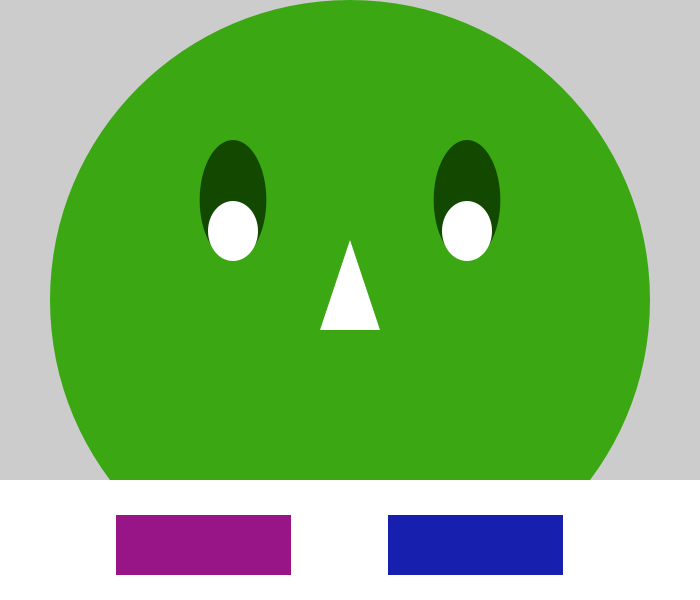
Frame 1 (no input)
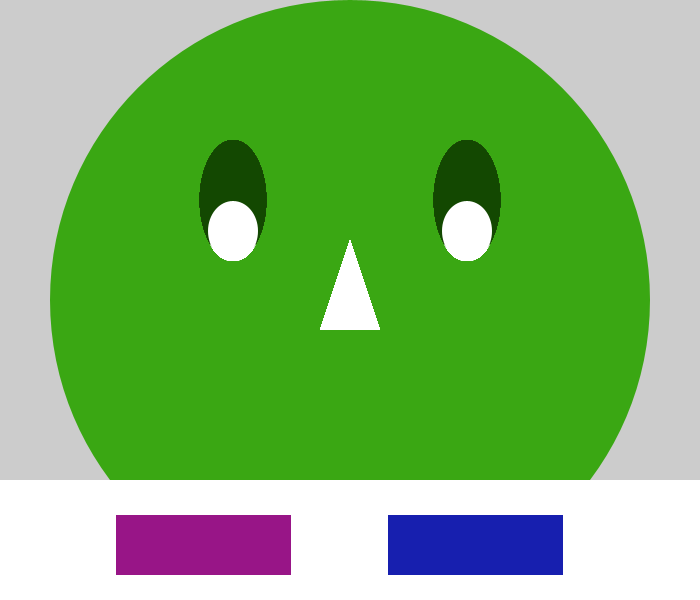
Frame 60 (the mouse pressed at the canvas centre just before this capture)
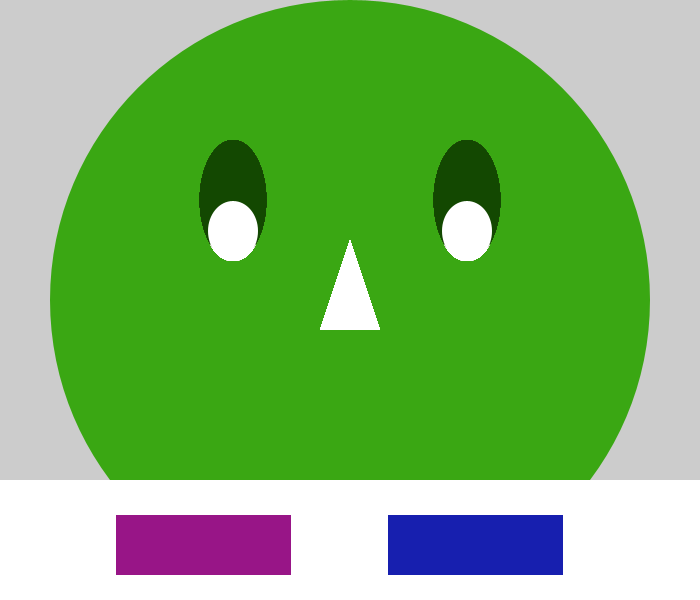
Frame 120 (the mouse held since frame 60 and released just before this capture)

The Processing sketch that drew these frames (run headless with seeded random() and noise(); from frame 60 on, the mouse is pressed at the canvas centre):

// Processing sketch: final_Measels_Project
// ── final_Measels_Project.pde
//Global Variables
float faceX, faceY, faceWidth, faceHeight, centerX, centerY, smallerDimension, eyeLX, eyeDiameter, eyeDiameterY, eyeRX, eyeY;
float pupilRX, pupilLX,pupilY, pupilDiameter, pupilDiameterY, mouthX, mouthY, mouthWidth, mouthHeight;
float x1, y1, x2, y2, x3, y3 ;
float measleX, measleY, measleDiameter, faceRadius, divX, divY, divWidth,divHeight;
float btnX, btnX1, btnY, btnHeight, btnWidth, btnWidth1, btnHeight1; 
color btnFill, resetDefaultColour, btnFill1;
color defaultColor = #FFFFFF, faceColor;
Boolean rectON=false, ellipseON=false;

//
void setup() {
  size(700, 600);
  
  //Population
  centerX = width/2;
  centerY = height/2;
  faceX = centerX;
  faceY = centerY;
  if (width >= height) {
    smallerDimension = height;
  } else { 
    smallerDimension = width;
  }
  
  faceWidth = smallerDimension;
  faceHeight = smallerDimension;
  eyeLX = width/3;  
  eyeRX = width - width/3;
  eyeY = height/3;
  eyeDiameter = smallerDimension/9;
  eyeDiameterY = smallerDimension/5;
  
  pupilRX = width/3;
  pupilLX = width - width/3;
  pupilY = height/3 + height/19;
  pupilDiameter = smallerDimension/12;
  pupilDiameterY = smallerDimension/10;
  
  mouthX = centerX;
  mouthY = centerY*3/2;
  mouthWidth = width/3;
  mouthHeight = height/5;
  x1 = centerX;
  y1 = centerY - smallerDimension/10;
  x2 = centerX - smallerDimension/20;
  y2 = centerY + smallerDimension/20;
  x3 = centerX + smallerDimension/20;
  y3 = y2;
  
  faceRadius = smallerDimension/2;
  divX = 0;
  divY = height-height/5;
  divWidth = width;
  divHeight = height/2;
  
  //int centerX = width/2;
  //int centerY = height/2;
  //int btnCenterX = width*1/4;  
  //int btnCenterY = height*1/4;

  btnX1 = width/6;
  btnX = width*5/9;
  btnY = height - height/7;
  btnHeight = height/10;
  btnWidth = width/4;
  btnWidth1 = width/4;
  btnHeight1 = height/10;
  
  faceColor = #3AA713;
 

  
  fill(faceColor);
  noStroke();
  ellipse(faceX, faceY, faceWidth, faceHeight);
  fill(defaultColor);
  
  
} //End setup()
//
void draw() {
  fill(#134801);
  ellipse(eyeLX, eyeY, eyeDiameter, eyeDiameterY);
  ellipse(eyeRX, eyeY, eyeDiameter, eyeDiameterY);
  fill(#FFFFFF);
  ellipse(pupilLX, pupilY, pupilDiameter, pupilDiameterY);
  ellipse(pupilRX, pupilY, pupilDiameter, pupilDiameterY);
  triangle(x1, y1, x2, y2, x3, y3);
  fill(#112908);
  arc(mouthX, mouthY, mouthWidth, mouthHeight, TWO_PI, PI);
  fill(defaultColor);
  
  if ( rectON==true ) {
 
  //measleX, measleY, measleDiameter
    measleX = random(centerX-faceRadius, centerX+faceRadius);
    measleY = random(smallerDimension);
    fill(random(50, 255), random(0, 50), random(0, 50));
    measleDiameter = random(smallerDimension/75, smallerDimension/25);
    ellipse(measleX, measleY, measleDiameter, measleDiameter);
  } //Button 1
  fill(defaultColor);
rect(divX, divY, divWidth,divHeight);
  
    if ( mouseX > btnX && mouseX < btnX+btnWidth && mouseY > btnY && mouseY < btnY+btnHeight) {
  btnFill = #AA1515 ;
  } else {
  btnFill = #171FAF;
  }
     if ( mouseX > btnX1 && mouseX < btnX1+btnWidth1 && mouseY > btnY && mouseY < btnY+btnHeight1) {
  btnFill1 = #319815 ;
  } else {
  btnFill1 = #981587;
  }
  fill(btnFill); //Must Have HoverOver and NightMode for Good Marks
  rect(btnX, btnY, btnWidth, btnHeight);
  fill(btnFill1);
  rect(btnX1, btnY, btnWidth1, btnHeight1);
  //textAlign (CENTER, CENTER); //Align X&Y, see Processing.org / Reference
  ////Values: [LEFT | CENTER | RIGHT] & [TOP | CENTER | BOTTOM | BASELINE]
  //textFont(buttonFont, 25); //Change the number until it fits, largest font size
  ////
  ////Specific Text per button
  //text(buttonText1, buttonX1, buttonY1, buttonWidth1, buttonHeight1);
  


} //End draw()
//
void keyPressed() {} //End keyPressed()
//
void mousePressed() {
 rectON =false;
if ( mouseX > btnX1 && mouseX < btnX1+btnWidth1 && mouseY > btnY && mouseY < btnY+btnHeight1)   rectON=true;

}

//End mousePressed()
//
//END MAIN
